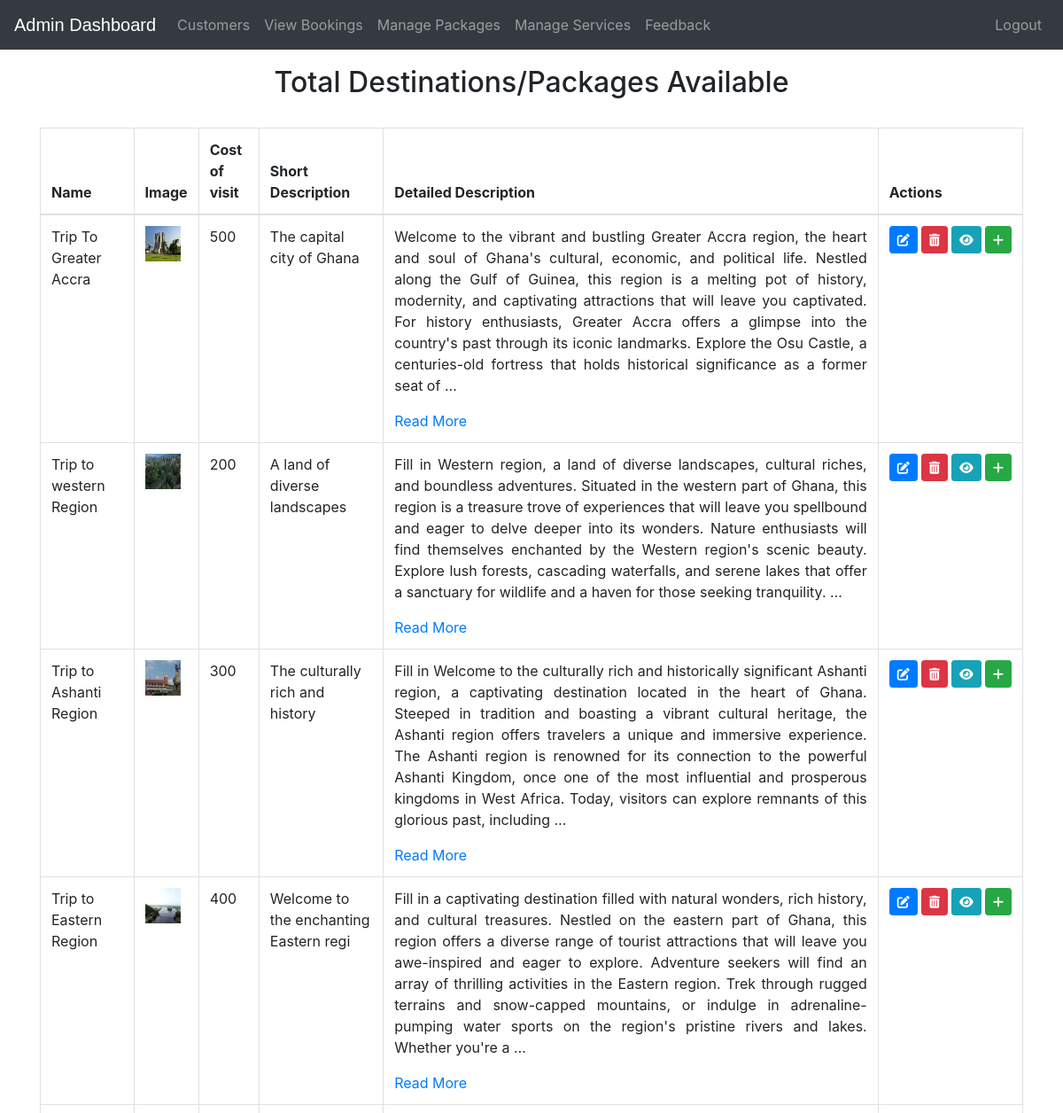
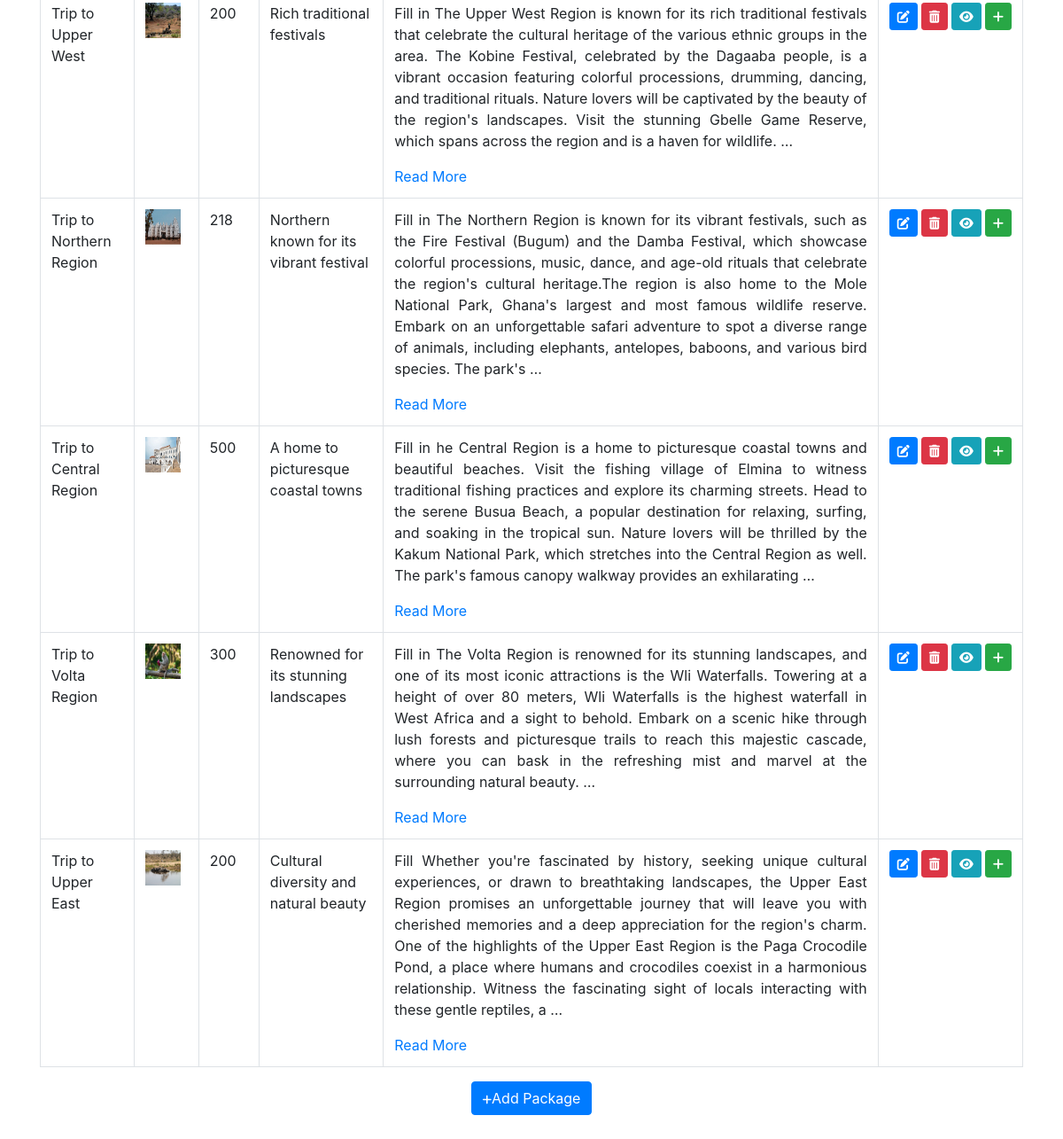
The app's page /admin-products (signed in) with its own data (2 pictures, top to bottom).
### ecom/models.py (models this page shows, shortened)
class Product(models.Model):
    name = models.CharField(max_length=40)
    product_image = models.ImageField(upload_to='product_image/', null=True, blank=True)
    price = models.PositiveIntegerField()
    detailed_description = models.CharField(max_length=2000 ,default='Fill in ')
    short_description = models.CharField(max_length=40)

### ecom/views.py (the view)
# urls.py: path('admin-products', views.admin_products_view,name='admin-products'),
@login_required(login_url='adminlogin')
def admin_products_view(request):
    products=models.Product.objects.all()
    return render(request,'ecom/admin_products.html',{'products':products})

### templates/ecom/admin_products.html (shortened to what this page needs)
{% extends 'ecom/admin_base.html' %}
{% load static %}
{% block content %}
<head>
  <link href="https://cdnjs.cloudflare.com/ajax/libs/font-awesome/6.0.0-beta3/css/all.min.css" rel="stylesheet">
</head>
<div class="container mt-4">
  <h3 class="mb-3">Available Destinations</h3>
  <div class="panel panel-danger">
    <div class="panel-heading mb-4 d-flex justify-content-center">
      <h2 class="panel-title ">Total Destinations/Packages Available</h2>
    </div>
    <table class="table table-hover table-bordered" id="dev-table">
      <thead>
        <tr>
          <th>Name</th>
          <th>Image</th>
          <th>Cost of visit</th>
          <th>Short Description</th>
          <th>Detailed Description</th>
          <th>Actions</th>
        </tr>
      </thead>
      {% for product in products %}
        {% if product %}
          <tr>
            <td>{{ product.name }}</td>
            <td><img src="{% static product.product_image.url %}" alt="Profile Pic" height="40px" width="40px" /></td>
            <td>{{ product.price }}</td>
            <td>{{ product.short_description }}</td>
            <td>
              <div class="description">
                <p class="text-justify">{{ product.detailed_description|truncatewords:75 }}</p>
                {% if product.detailed_description|wordcount > 75 %}
                  <a class="read-more" href="{% url 'product-details' product_id=product.id %}">Read More</a>
                {% endif %}
              </div>
            </td>
            <td>
              <div class="d-flex justify-content-around">
                <a class="btn btn-primary btn-sm mr-1" href="{% url 'update-product' product.id %}">
                  <i class="fas fa-edit"></i>
                </a>
                <a class="btn btn-danger btn-sm mr-1" href="{% url 'delete-product' product.id %}">
                  <i class="fas fa-trash-alt"></i>
                </a>
                <a class="btn btn-info btn-sm mr-1" href="{% url 'product-details' product_id=product.id %}">
                  <i class="fas fa-eye"></i>
                </a>
                <a class="btn btn-success btn-sm" href="{% url 'add-subcategory' product.id %}">
                  <i class="fas fa-plus"></i>
                </a>
              </div>
            </td>
          </tr>
        {% else %}
          <br><br><br>
          <h1>No Destinations Available!</h1>
        {% endif %}
      {% endfor %}
    </table>
  </div>
</div>
<div class="d-flex justify-content-center">
<a href="/admin-add-product" class="btn btn-primary float">
  <i class="fas fa-plus my-float"></i>Add Package
</a>
</div>
{% endblock content %}

### templates/ecom/admin_base.html (style rules this page uses)
p { text-align: center; }

### templates/ecom/admin_products.html (style rules this page uses)
.read-more { color: #007bff; cursor: pointer; }
.my-float { font-size :12px; }

### records on screen
Product: name "Trip To Greater Accra", product_image (picture), price "500", short_description "The capital city of Ghana", detailed_description "Welcome to the vibrant and bustling Greater Accra region, the heart and soul of Ghana's cultural, economic, and political life. Nestled along the Gulf of Guinea, this region is a melting pot of history, modernity, and captivating attractions that will leave you captivated. For history enthusiasts, Greater Accra offers a glimpse into the country's past through its iconic landmarks. Explore the Osu Castle, a centuries-old fortress that holds historical significance as a former seat of …"
Product: name "Trip to western Region", product_image (picture), price "200", short_description "A land of diverse landscapes", detailed_description "Fill in Western region, a land of diverse landscapes, cultural riches, and boundless adventures. Situated in the western part of Ghana, this region is a treasure trove of experiences that will leave you spellbound and eager to delve deeper into its wonders. Nature enthusiasts will find themselves enchanted by the Western region's scenic beauty. Explore lush forests, cascading waterfalls, and serene lakes that offer a sanctuary for wildlife and a haven for those seeking tranquility. …"
Product: name "Trip to Ashanti Region", product_image (picture), price "300", short_description "The culturally rich and history", detailed_description "Fill in Welcome to the culturally rich and historically significant Ashanti region, a captivating destination located in the heart of Ghana. Steeped in tradition and boasting a vibrant cultural heritage, the Ashanti region offers travelers a unique and immersive experience. The Ashanti region is renowned for its connection to the powerful Ashanti Kingdom, once one of the most influential and prosperous kingdoms in West Africa. Today, visitors can explore remnants of this glorious past, including …"
Product: name "Trip to Eastern Region", product_image (picture), price "400", short_description "Welcome to the enchanting Eastern regi", detailed_description "Fill in a captivating destination filled with natural wonders, rich history, and cultural treasures. Nestled on the eastern part of Ghana, this region offers a diverse range of tourist attractions that will leave you awe-inspired and eager to explore. Adventure seekers will find an array of thrilling activities in the Eastern region. Trek through rugged terrains and snow-capped mountains, or indulge in adrenaline-pumping water sports on the region's pristine rivers and lakes. Whether you're a …"
Product: name "Trip to Upper West", product_image (picture), price "200", short_description "Rich traditional festivals", detailed_description "Fill in The Upper West Region is known for its rich traditional festivals that celebrate the cultural heritage of the various ethnic groups in the area. The Kobine Festival, celebrated by the Dagaaba people, is a vibrant occasion featuring colorful processions, drumming, dancing, and traditional rituals. Nature lovers will be captivated by the beauty of the region's landscapes. Visit the stunning Gbelle Game Reserve, which spans across the region and is a haven for wildlife. …"
Product: name "Trip to Northern Region", product_image (picture), price "218", short_description "Northern known for its vibrant festival", detailed_description "Fill in The Northern Region is known for its vibrant festivals, such as the Fire Festival (Bugum) and the Damba Festival, which showcase colorful processions, music, dance, and age-old rituals that celebrate the region's cultural heritage.The region is also home to the Mole National Park, Ghana's largest and most famous wildlife reserve. Embark on an unforgettable safari adventure to spot a diverse range of animals, including elephants, antelopes, baboons, and various bird species. The park's …"
Product: name "Trip to Central Region", product_image (picture), price "500", short_description "A home to picturesque coastal towns", detailed_description "Fill in he Central Region is a home to picturesque coastal towns and beautiful beaches. Visit the fishing village of Elmina to witness traditional fishing practices and explore its charming streets. Head to the serene Busua Beach, a popular destination for relaxing, surfing, and soaking in the tropical sun. Nature lovers will be thrilled by the Kakum National Park, which stretches into the Central Region as well. The park's famous canopy walkway provides an exhilarating …"
Product: name "Trip to Volta Region", product_image (picture), price "300", short_description "Renowned for its stunning landscapes", detailed_description "Fill in The Volta Region is renowned for its stunning landscapes, and one of its most iconic attractions is the Wli Waterfalls. Towering at a height of over 80 meters, Wli Waterfalls is the highest waterfall in West Africa and a sight to behold. Embark on a scenic hike through lush forests and picturesque trails to reach this majestic cascade, where you can bask in the refreshing mist and marvel at the surrounding natural beauty. …"
Product: name "Trip to Upper East", product_image (picture), price "200", short_description "Cultural diversity and natural beauty", detailed_description "Fill Whether you're fascinated by history, seeking unique cultural experiences, or drawn to breathtaking landscapes, the Upper East Region promises an unforgettable journey that will leave you with cherished memories and a deep appreciation for the region's charm. One of the highlights of the Upper East Region is the Paga Crocodile Pond, a place where humans and crocodiles coexist in a harmonious relationship. Witness the fascinating sight of locals interacting with these gentle reptiles, a …"
